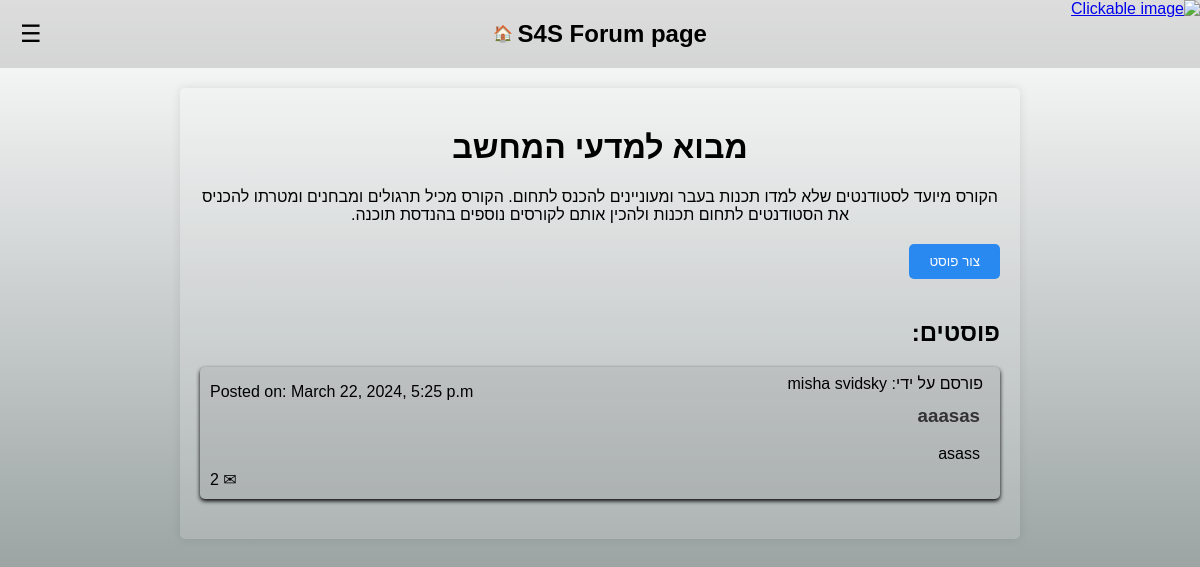
The app's page /blog/1/, older data.
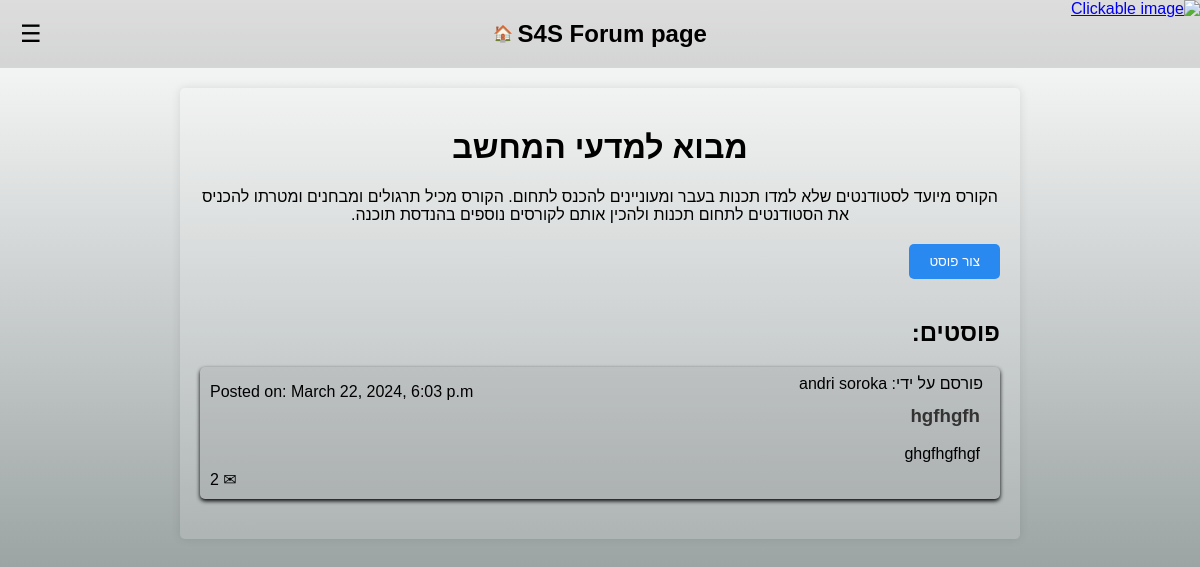
The same page, newer data.
### S4S/models.py (models this page shows, shortened)
class Post2(models.Model):
    title = models.CharField(max_length=100)
    user_name = models.CharField(default="none", max_length=100)
    content = models.TextField()
    date_posted = models.DateTimeField(default=timezone.now)
    blog = models.ForeignKey('Blog', on_delete=models.CASCADE, null=True)
    candidate = models.ForeignKey('Candidate', on_delete=models.CASCADE, null=True, blank=True)
    student = models.ForeignKey('Student', on_delete=models.CASCADE, null=True, blank=True)
    graduate = models.ForeignKey('Graduate', on_delete=models.CASCADE, null=True, blank=True)
    likes_count = models.IntegerField(default=0)
    comment_count = models.IntegerField(default=0)

### S4S/blogim.py (the view, shortened to what this page needs)
# urls.py: path('blog/<int:blog_id>/', blogim.blog_detail, name='blog_detail'),
def blog_detail(request, blog_id):
    blog = Blog.objects.get(pk=blog_id)
    posts2 = Post2.objects.filter(blog=blog)
    current_user = None
    return render(request, 'blog.detail.html', {'blog': blog, 'posts2': posts2, 'current_user': current_user})

### templates/blog.detail.html (shortened to what this page needs)
<!DOCTYPE html>
<html lang="en">
<head>
</head>
<body>
<header>
    <div class="menu-icon" onclick="toggleSidebar(event)">☰</div>
    <a href="/" style="text-decoration: none; color: inherit;"><h2>S4S Forum page</h2></a>
     <a href="/" style="text-decoration: none; color: inherit;">&nbsp;🏠</a>
</header>
    <div class="container">
        <div class="header">
            <h1>{{ blog.title }}</h1>
            <p>{{ blog.description }}</p>
        </div>
        <button class="create-post-button" onclick="toggleCreatePostForm()">צור פוסט</button>
        <a href="{% url '' %}" class="top-left">
            <img src="https://i.imgur.com/YAy1rDP.png" alt="Clickable image" width="250" height="75" class="invert-color">
        </a>
        <div class="posts">
            <h2>פוסטים:</h2>
            {% for post2 in posts2 %}
                <div class="post">
                    <a href="{% url 'post_detail' post2.id %}" style="text-decoration: none; color: inherit;">
                        <div class="post-info">
                            <span class="post-author">פורסם על ידי: {{ post2.user_name }}</span>
                        </div>
                        <div class="post-details">
                           {% load tz %}
                        <p>Posted on: {{ post2.date_posted|timezone:"Asia/Jerusalem"|date:"F j, Y, P"|slice:":-1" }}</p>
                        </div>
                        <br>
                        <h3>{{ post2.title }}</h3>
                        <p>{{ post2.content }}</p>
                        <span class="comment-count">&#9993; {{ post2.comment_count }}</span>
                    </a>
                </div>
            {% endfor %}
        </div>
    </div>
</body>
</html>

Row changes from the older to the newer data that the page shows:
no longer on this page (row edited): Post2: user_name "misha svidsky", date_posted "March 22, 2024, 5:25 p.m", title "aaasas", content "asass", comment_count "2"
now on this page (row edited): Post2: user_name "andri soroka", date_posted "March 22, 2024, 6:03 p.m", title "hgfhgfh", content "ghgfhgfhgf", comment_count "2"
